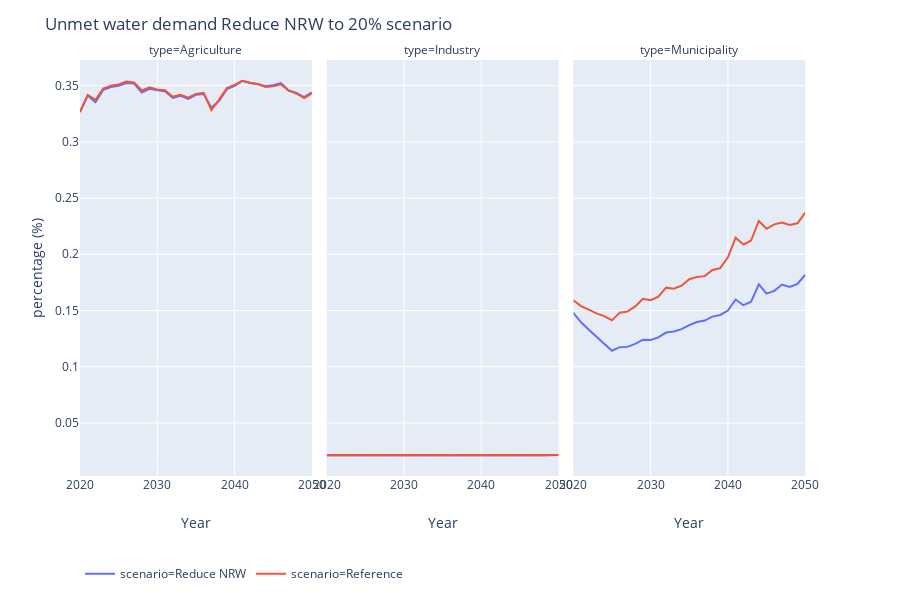

Notebook cell for this chart:
### Code cell
dff = df_all['Water_requirements']
dff_2 = df_all['Water_delivered']
dff = dff.groupby(['subscenario', 'scenario','level','type','Year']).sum()/1000000
dff_2 = dff_2.groupby(['subscenario', 'scenario','level','type','Year']).sum()/1000000

dff['water_delivered'] = dff.index.map(dff_2.value)

dff.reset_index(inplace=True)

dff['unmet_demand'] = (dff.value - dff.water_delivered) / dff.value

dff.reset_index(inplace=True)
dff = dff.loc[dff.scenario.isin(['Reference','Reduce NRW']) & (dff.subscenario=='Eto trend') & ((dff.level=='to 20%') | (dff.level==''))]
fig = px.line(dff, x="Year", y="unmet_demand", color='scenario', facet_col='type')
fig.update_layout({'legend_orientation':'h'})
fig.update_layout({'title':'Unmet water demand Reduce NRW to 20% scenario','yaxis_title':'percentage (%)'})
fig.update_layout(legend=dict(x=0, y=-0.2))
fig.show()
# plotly.offline.plot(fig, filename='name.html')
fig.write_image('Reduce_NRW_unmet.png', width=900, height=400, scale=4)

### Figure 1 — Plotly figure (JSON) as saved in the notebook; plotly's stock layout.template omitted (floating-point values rounded to 4 significant figures)
{"data": [{"hoverlabel": {"namelength": 0}, "hovertemplate": "scenario=Reduce NRW<br>type=Agriculture<br>Year=%{x}<br>unmet_demand=%{y}", "legendgroup": "scenario=Reduce NRW", "line": {"color": "#636efa", "dash": "solid"}, "mode": "lines", "name": "scenario=Reduce NRW", "showlegend": true, "type": "scatter", "x": [2020, 2021, 2022, 2023, 2024, 2025, 2026, 2027, 2028, 2029, 2030, 2031, 2032, 2033, 2034, 2035, 2036, 2037, 2038, 2039, 2040, 2041, 2042, 2043, 2044, 2045, 2046, 2047, 2048, 2049, 2050], "xaxis": "x", "y": [0.3267, 0.3413, 0.3353, 0.3462, 0.3487, 0.3499, 0.3523, 0.3519, 0.344, 0.3471, 0.3459, 0.345, 0.3391, 0.341, 0.3382, 0.3418, 0.3426, 0.3303, 0.3365, 0.3469, 0.3497, 0.3543, 0.3524, 0.3514, 0.3494, 0.3503, 0.3523, 0.3457, 0.3434, 0.3397, 0.344], "yaxis": "y"}, {"hoverlabel": {"namelength": 0}, "hovertemplate": "scenario=Reduce NRW<br>type=Industry<br>Year=%{x}<br>unmet_demand=%{y}", "legendgroup": "scenario=Reduce NRW", "line": {"color": "#636efa", "dash": "solid"}, "mode": "lines", "name": "scenario=Reduce NRW", "showlegend": false, "type": "scatter", "x": [2020, 2021, 2022, 2023, 2024, 2025, 2026, 2027, 2028, 2029, 2030, 2031, 2032, 2033, 2034, 2035, 2036, 2037, 2038, 2039, 2040, 2041, 2042, 2043, 2044, 2045, 2046, 2047, 2048, 2049, 2050], "xaxis": "x2", "y": [0.02131, 0.02152, 0.02152, 0.02152, 0.02131, 0.02152, 0.02152, 0.02152, 0.02131, 0.02152, 0.02152, 0.02152, 0.02131, 0.02152, 0.02152, 0.02152, 0.02131, 0.02152, 0.02152, 0.02152, 0.02131, 0.02152, 0.02152, 0.02152, 0.02131, 0.02152, 0.02152, 0.02152, 0.02131, 0.02152, 0.02152], "yaxis": "y2"}, {"hoverlabel": {"namelength": 0}, "hovertemplate": "scenario=Reduce NRW<br>type=Municipality<br>Year=%{x}<br>unmet_demand=%{y}", "legendgroup": "scenario=Reduce NRW", "line": {"color": "#636efa", "dash": "solid"}, "mode": "lines", "name": "scenario=Reduce NRW", "showlegend": false, "type": "scatter", "x": [2020, 2021, 2022, 2023, 2024, 2025, 2026, 2027, 2028, 2029, 2030, 2031, 2032, 2033, 2034, 2035, 2036, 2037, 2038, 2039, 2040, 2041, 2042, 2043, 2044, 2045, 2046, 2047, 2048, 2049, 2050], "xaxis": "x3", "y": [0.148, 0.1395, 0.1329, 0.1267, 0.121, 0.1142, 0.1174, 0.1176, 0.1204, 0.124, 0.1238, 0.1261, 0.1304, 0.1314, 0.1335, 0.137, 0.1397, 0.1411, 0.1446, 0.146, 0.1499, 0.1597, 0.1547, 0.1579, 0.1732, 0.165, 0.1675, 0.1731, 0.1709, 0.1737, 0.1818], "yaxis": "y3"}, {"hoverlabel": {"namelength": 0}, "hovertemplate": "scenario=Reference<br>type=Agriculture<br>Year=%{x}<br>unmet_demand=%{y}", "legendgroup": "scenario=Reference", "line": {"color": "#EF553B", "dash": "solid"}, "mode": "lines", "name": "scenario=Reference", "showlegend": true, "type": "scatter", "x": [2020, 2021, 2022, 2023, 2024, 2025, 2026, 2027, 2028, 2029, 2030, 2031, 2032, 2033, 2034, 2035, 2036, 2037, 2038, 2039, 2040, 2041, 2042, 2043, 2044, 2045, 2046, 2047, 2048, 2049, 2050], "xaxis": "x", "y": [0.3264, 0.3416, 0.3372, 0.3475, 0.3499, 0.351, 0.3537, 0.3528, 0.3457, 0.3485, 0.3466, 0.3459, 0.34, 0.3418, 0.3392, 0.3427, 0.3435, 0.3282, 0.3376, 0.3477, 0.3507, 0.3543, 0.3526, 0.3514, 0.3488, 0.3493, 0.3511, 0.3455, 0.343, 0.339, 0.343], "yaxis": "y"}, {"hoverlabel": {"namelength": 0}, "hovertemplate": "scenario=Reference<br>type=Industry<br>Year=%{x}<br>unmet_demand=%{y}", "legendgroup": "scenario=Reference", "line": {"color": "#EF553B", "dash": "solid"}, "mode": "lines", "name": "scenario=Reference", "showlegend": false, "type": "scatter", "x": [2020, 2021, 2022, 2023, 2024, 2025, 2026, 2027, 2028, 2029, 2030, 2031, 2032, 2033, 2034, 2035, 2036, 2037, 2038, 2039, 2040, 2041, 2042, 2043, 2044, 2045, 2046, 2047, 2048, 2049, 2050], "xaxis": "x2", "y": [0.02131, 0.02152, 0.02152, 0.02152, 0.02131, 0.02152, 0.02152, 0.02152, 0.02131, 0.02152, 0.02152, 0.02152, 0.02131, 0.02152, 0.02152, 0.02152, 0.02131, 0.02152, 0.02152, 0.02152, 0.02131, 0.02152, 0.02152, 0.02152, 0.02131, 0.02152, 0.02152, 0.02152, 0.02131, 0.02152, 0.02152], "yaxis": "y2"}, {"hoverlabel": {"namelength": 0}, "hovertemplate": "scenario=Reference<br>type=Municipality<br>Year=%{x}<br>unmet_demand=%{y}", "legendgroup": "scenario=Reference", "line": {"color": "#EF553B", "dash": "solid"}, "mode": "lines", "name": "scenario=Reference", "showlegend": false, "type": "scatter", "x": [2020, 2021, 2022, 2023, 2024, 2025, 2026, 2027, 2028, 2029, 2030, 2031, 2032, 2033, 2034, 2035, 2036, 2037, 2038, 2039, 2040, 2041, 2042, 2043, 2044, 2045, 2046, 2047, 2048, 2049, 2050], "xaxis": "x3", "y": [0.1591, 0.1539, 0.1507, 0.1474, 0.145, 0.1412, 0.1481, 0.149, 0.1536, 0.1604, 0.1591, 0.1623, 0.1703, 0.1693, 0.1721, 0.1778, 0.1799, 0.1806, 0.186, 0.1877, 0.1973, 0.2148, 0.2087, 0.2123, 0.2296, 0.2227, 0.2266, 0.2282, 0.226, 0.2276, 0.2371], "yaxis": "y3"}], "layout": {"annotations": [{"font": {}, "showarrow": false, "text": "type=Agriculture", "x": 0.1567, "xanchor": "center", "xref": "paper", "y": 1, "yanchor": "bottom", "yref": "paper"}, {"font": {}, "showarrow": false, "text": "type=Industry", "x": 0.49, "xanchor": "center", "xref": "paper", "y": 1, "yanchor": "bottom", "yref": "paper"}, {"font": {}, "showarrow": false, "text": "type=Municipality", "x": 0.8233, "xanchor": "center", "xref": "paper", "y": 1, "yanchor": "bottom", "yref": "paper"}], "height": 600, "legend": {"orientation": "h", "tracegroupgap": 0, "x": 0, "y": -0.2}, "margin": {"t": 60}, "title": {"text": "Unmet water demand Reduce NRW to 20% scenario"}, "xaxis": {"anchor": "y", "domain": [0, 0.3133], "title": {"text": "Year"}}, "xaxis2": {"anchor": "y2", "domain": [0.3333, 0.6467], "matches": "x", "title": {"text": "Year"}}, "xaxis3": {"anchor": "y3", "domain": [0.6667, 0.98], "matches": "x", "title": {"text": "Year"}}, "yaxis": {"anchor": "x", "domain": [0, 1], "title": {"text": "percentage (%)"}}, "yaxis2": {"anchor": "x2", "domain": [0, 1], "matches": "y", "showticklabels": false}, "yaxis3": {"anchor": "x3", "domain": [0, 1], "matches": "y", "showticklabels": false}}}
